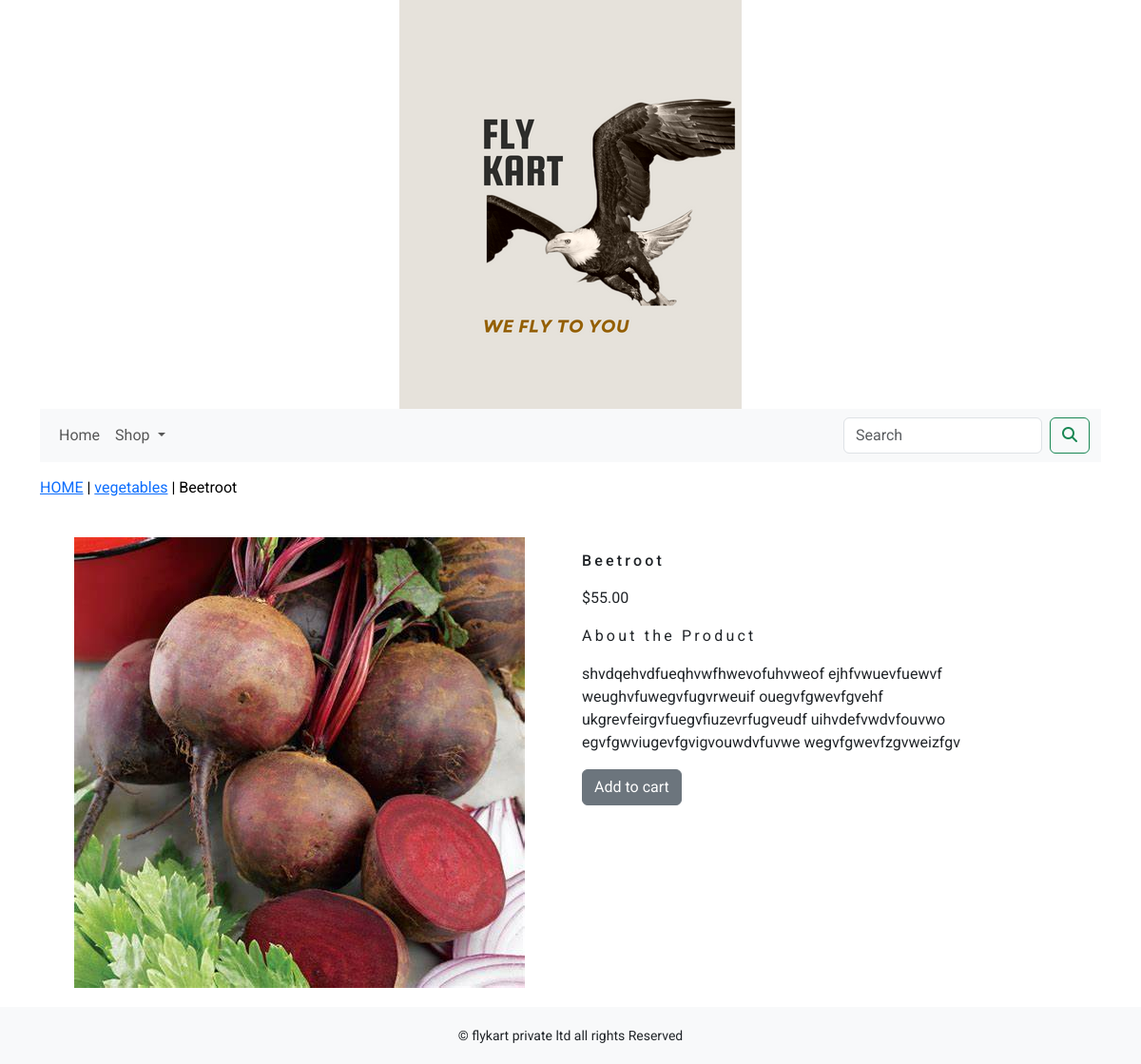
The app's page /shop/vegetables/beetroot/ with its own data.
### shopapp/models.py (models this page shows, shortened)
class Product(models.Model):
    name = models.CharField(max_length=250, unique=True)
    slug = models.SlugField(max_length=250, unique=True)
    description = models.TextField(blank=True)
    price = models.DecimalField(max_digits=10, decimal_places=2)
    category = models.ForeignKey(Category, on_delete=models.CASCADE)
    image = models.ImageField(upload_to='product', blank=True)
    stock = models.IntegerField()
    available = models.BooleanField(default=True)
    created = models.DateTimeField(auto_now_add=True)
    updated = models.DateTimeField(auto_now_add=True)
    class Meta:
        ordering = ('name',)
        verbose_name = 'product'
        verbose_name_plural = 'products'

class Category(models.Model):
    name = models.CharField(max_length=250, unique=True)
    slug = models.SlugField(max_length=250, unique=True)
    description = models.TextField(blank=True)
    image = models.ImageField(upload_to='Category', blank=True)
    class Meta:
        ordering = ('name',)
        verbose_name = 'category'
        verbose_name_plural = 'categories'
    def get_url(self):
        return reverse('shopapp:products_by_category',args=[self.slug])
    def __str__(self):
        return '{}'.format(self.name)

### shopapp/views.py (the view)
# urls.py: path('<slug:c_slug>/<slug:product_slug>/', views.proDetail, name='prodCatdetail')
def proDetail(request, c_slug, product_slug):
    try:
        product=Product.objects.get(category__slug=c_slug,slug=product_slug)
    except Exception as e:
        raise e
    return render(request,'product.html',{'product':product})

### cart/context_processors.py (called while the page is built)
def counter(request):
    item_count = 0
    if 'admin' in request.path:
        return {}
    else:
        try:
            cart = Cart.objects.filter(cart_id=_cart_id(request))
            car_items = CartItem.objects.all().filter(cart=cart[:1])
            for cart_item in car_items:
                item_count += cart_item.quantity
        except Cart.DoesNotExist:
            item_count = 0
    return dict(item_count=item_count)

### cart/views.py (called while the page is built)
def _cart_id(request):
    cart = request.session.session_key
    if not cart:
        cart = request.session.create()
    return cart

### shopapp/context_processors.py (called while the page is built)
def menu_links(request):
    links = Category.objects.all()
    return dict(links=links)

### templates/product.html (shortened to what this page needs)
{% extends 'base.html' %}
{% load static %}
{% block content %}
<div class="row my_prod_row_class">
    <div class="mx_auto">
        <p> <a href="{% url 'shopapp:allProdCat'%}">HOME</a> | <a href="{{product.category.get_url}}">{{product.category}}</a> | {{product.name}}</p>
    </div>
<div class="container">
<br>
<div class="row">
    <div class="col-12 col-sm-12 col-md-12 col-lg-6 text-center">
        <div style="min-width:18rem">
        <img src="{{product.image.url}}" alt="{{product.name}}">
        </div>
    </div>
    <div class="col-9 col-sm-12 col-md-12 col-lg-6 ">
        <div>
        <b><h1 class="my_product_title">{{product.name}}</h1></b>
        <p>${{product.price}}</p>
        <p class="my_title">About the Product</p>
        <p class="text-justify my_prod_text">{{product.description}}</p>
        {% if product.stock <= 0 %}
        <p class="text-justify my_prod_text"><b>Out of stock</b></p>
        {% else %}
        <a class="btn btn-secondary" href="{% url 'cart:add_cart' product.id%}"> Add to cart</a>
        {% endif%}
    </div>
</div>
    </div>
</div>
</div>
{% endblock %}

### static/css/custom.css (style rules this page uses)
body { font-family: 'Roboto', sans-serif; }
.my_title { font-size=16px; text_transform:uppercase; letter-spacing:.2em; }
.my_prod_row_class { padding-top:15px; padding-bottom:20px; }
.my_prod_row_class .mx_auto { color:#000; font-size:12px text-decoration:none; }
.my_product_title { font-size:16px; text_transform:uppercase; letter-spacing:.2em; padding-top:15px; padding-bottom:10px; }
.my_prod_text { padding-right:20px; }

### records on screen
Product: category "vegetables", name "Beetroot", image (picture), price "55.00", description "shvdqehvdfueqhvwfhwevofuhvweof ejhfvwuevfuewvf weughvfuwegvfugvrweuif ouegvfgwevfgvehf ukgrevfeirgvfuegvfiuzevrfugveudf uihvdefvwdvfouvwo egvfgwviugevfgvigvouwdvfuvwe wegvfgwevfzgvweizfgv"
